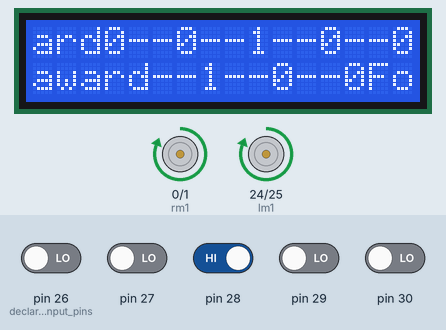
Simulated run of this sketch. Board: Arduino Mega 2560, built with avr-gcc and run on an emulated ATmega2560. On the bench: 16×2 character LCD, motor-driver pin pairs drawn as motors (green arrow = first pin HIGH = forward, orange = second pin HIGH = backward, longer = more drive). The inputs (shaded band) are chosen by the test bench; at power-on: pin 28 HIGH, pin 26 (declare_input_pins), pin 27, pin 29, pin 30 LOW.

Above: at 1.7 s.
1.8 s: pin 26 (declare_input_pins) driven HIGH
At 2.83 s:
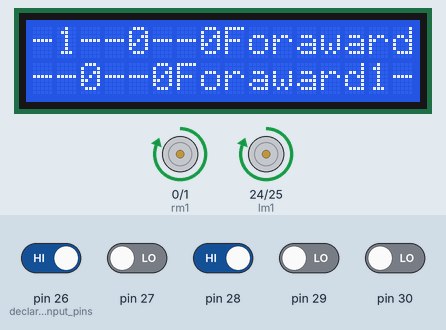
4.8 s: pin 29 driven HIGH
At 7.07 s:
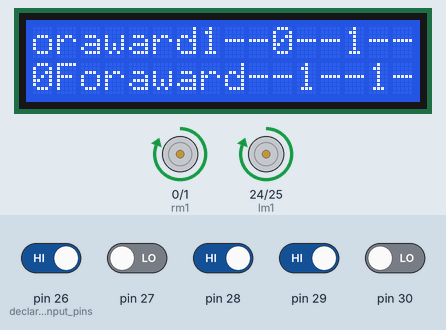
7.8 s: pin 30 driven HIGH
At 7.97 s:
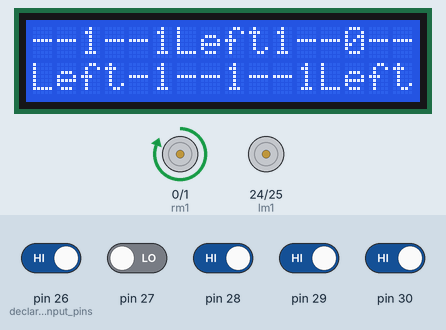
10.2 s: pin 27 driven HIGH
At 11.0 s:
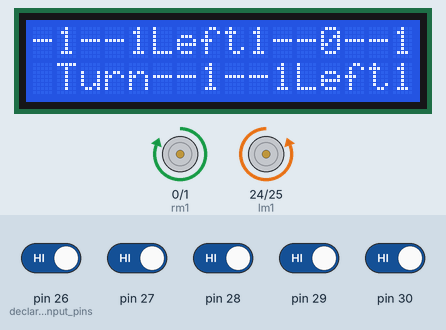
13.2 s: pin 29 driven LOW
At 13.35 s:
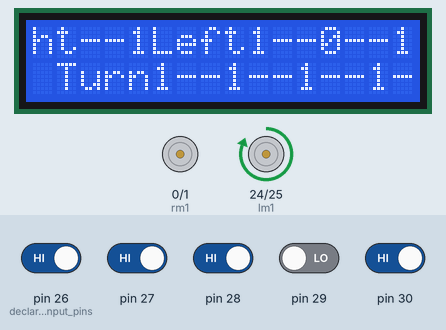
15.6 s: pin 28 driven LOW
At 15.77 s:
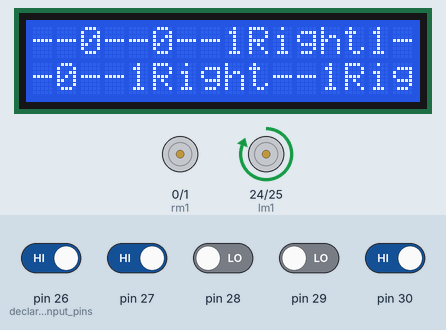
Timing chart, 0 to 18.6 s (numbered marks = the images above; inputs shaded):
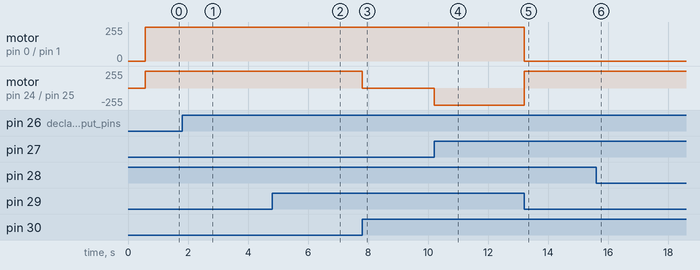

The sketch:

LineFollower.ino
```cpp
char directions[30];
#include<LiquidCrystal.h>
LiquidCrystal lcd(12,11,5,4,3,2);
int rm1=0; //naming motors pins
int rm2=1;
int lm1=24;
int lm2=25;
int l,c1,c2,c3,r;
int i=0;
int tdelay=700;
int fdelay=500;

void Stop() //stop function
{
  digitalWrite(lm1,0);
  digitalWrite(lm2,0);
  digitalWrite(rm1,0);
  digitalWrite(rm2,0);
}

void forward() //fwd function
{
  digitalWrite(lm1,1);
  digitalWrite(lm2,0);
  digitalWrite(rm1,1);
  digitalWrite(rm2,0);
}

void rht() //small right function
{
  digitalWrite(lm1,1);
  digitalWrite(lm2,0);
  digitalWrite(rm1,0);
  digitalWrite(rm2,0);
}

void lft() //small left function
{
  digitalWrite(lm1,0);
  digitalWrite(lm2,0);
  digitalWrite(rm1,1);
  digitalWrite(rm2,0);
}

void right() //sharp right function
{
  digitalWrite(lm1,1);
  digitalWrite(lm2,0);
  digitalWrite(rm1,0);
  digitalWrite(rm2,1);
}

void left() //sharp left function
{
  digitalWrite(lm1,0);
  digitalWrite(lm2,1);
  digitalWrite(rm1,1);
  digitalWrite(rm2,0);
}

void readsens() //reading the values of sensors
{
  l=digitalRead(26);
  c1=digitalRead(27);
  c2=digitalRead(28);
  c3=digitalRead(29);
  r=digitalRead(30);
  lcd.print(l);    //printing the values of sensors
  lcd.print("--");
  lcd.print(c1);
  lcd.print("--");
  lcd.print(c2);
  lcd.print("--");
  lcd.print(c3);
  lcd.print("--");
  lcd.print(r);
}

void setup()
{
  lcd.begin(16,2);  //initializing LCD
  lcd.print("SIMPLE LFR");
  delay(500);
  pinMode(lm1, OUTPUT);  //declare output pins
  pinMode(lm2, OUTPUT);
  pinMode(rm1, OUTPUT);
  pinMode(rm2, OUTPUT);
  pinMode(26, INPUT);    //declare input pins
  pinMode(27, INPUT);
  pinMode(28, INPUT);
  pinMode(29, INPUT);
  pinMode(30, INPUT);
}

void loop()
{
  readsens();
  //------------------------LINE FOLLOWER-------------------//
  //FORWARD
  if((l==1)&&(c1==1)&&(c2==0)&&(c3==1)&&(r==1))
  {
    lcd.print("Foraward");
    forward();  //move fwd
  }
  //LEFT
  else if(((l==1)&&(c1==0)&&(c2==1)&&(c3==1)&&(r==1)) || ((l==1)&&(c1==0)&&(c2==0)&&(c3==1)&&(r==1)))
  {
    lcd.print("Left");
    lft();  //slight left
  }
  //RIGHT
  else if(((l==1)&&(c1==1)&&(c2==1)&&(c3==0)&&(r==1)) || ((l==1)&&(c1==1)&&(c2==0)&&(c3==0)&&(r==1)))
  {
    lcd.print("Right");
    rht();  //slight right
  }
  //DEAD END
  else if((l==1)&&(c1==1)&&(c2==1)&&(c3==1)&&(r==1))
  {
    lcd.print("U Turn");
    left();  //U Turn
    delay(1500);    //delay for U Turn
  }
  else
  {
    lcd.print("Foraward");
    forward();  //move fwd
  }
}
```

Measured:
- after the input at 7.8 s, motor on pin 24 (lm1) / pin 25 (lm2): forward 255/255 → stopped at once; the display: changes at once (image 3)
- after the input at 10.2 s, motor on pin 24 (lm1) / pin 25 (lm2): stopped → backward 255/255 at once; the display: changes at once (image 4)
- after the input at 13.2 s, motor on pin 0 (rm1) / pin 1 (rm2): forward 255/255 → stopped at once; motor on pin 24 (lm1) / pin 25 (lm2): backward 255/255 → forward 255/255 at once; the display: changes at once (image 5)
- what the display in image 4 shows lasts 1.5 s, from 10.2 s to 11.7 s
